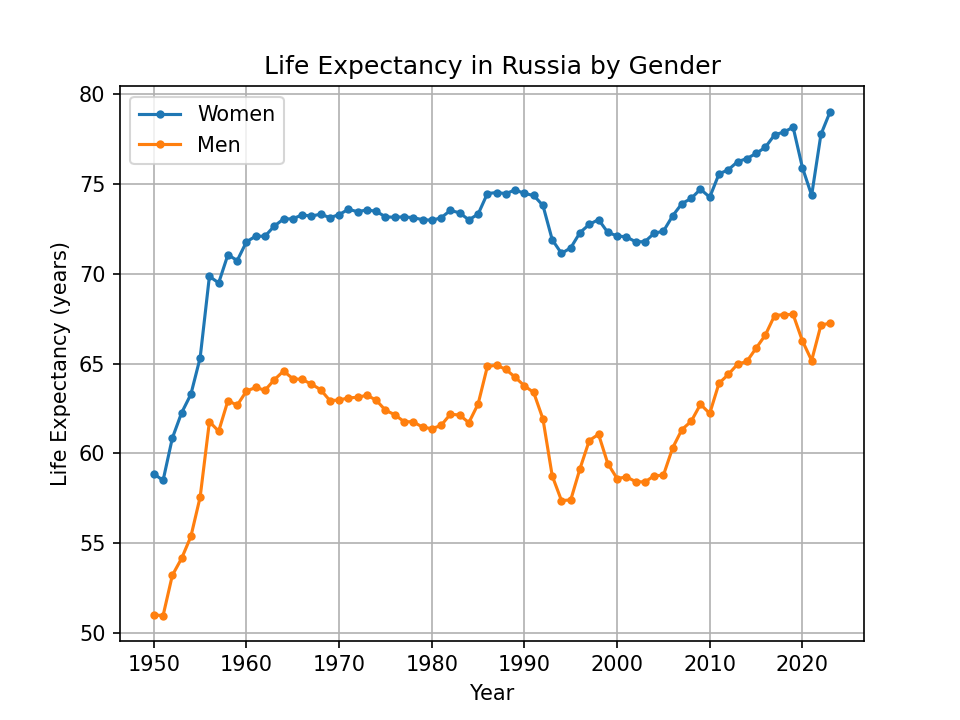

Reproduce this figure in Python.
# Ugly version: two plain lines with default colors and legend box
import matplotlib.pyplot as plt
import pandas as pd
import os

SCRIPT_DIR = os.path.dirname(os.path.abspath(__file__))
ROOT_DIR = os.path.dirname(os.path.dirname(SCRIPT_DIR))

df = pd.read_csv(os.path.join(ROOT_DIR, 'datasets', 'life_expectancy_gender.csv'))
russia = df[df['Entity'] == 'Russia'].sort_values('Year').copy()

fig, ax = plt.subplots()

ax.plot(russia['Year'], russia['Life expectancy of women'], marker='o', markersize=3, label='Women')
ax.plot(russia['Year'], russia['Life expectancy of men'], marker='o', markersize=3, label='Men')
ax.set_title('Life Expectancy in Russia by Gender')
ax.set_ylabel('Life Expectancy (years)', rotation=90)
ax.set_xlabel('Year')
ax.legend()
ax.grid(True)

plt.savefig(os.path.join(SCRIPT_DIR, '07_ugly.png'), dpi=150)
plt.show()
